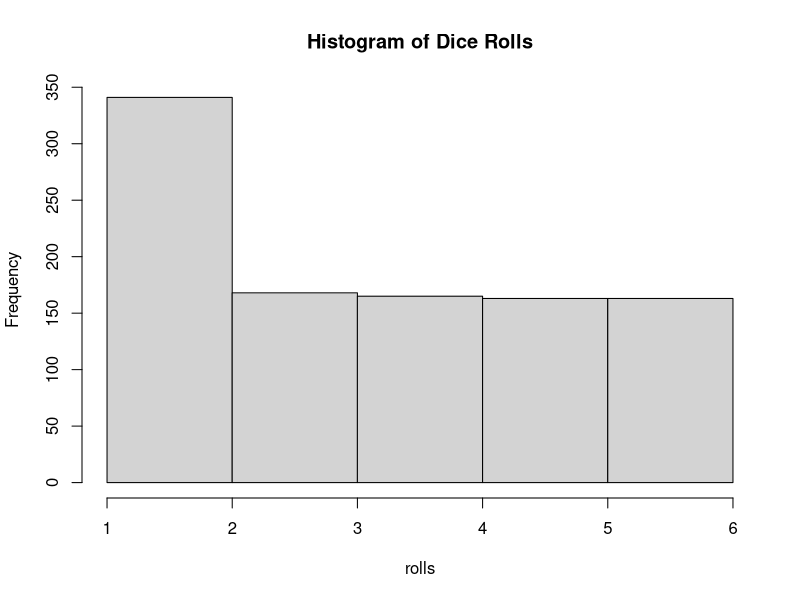
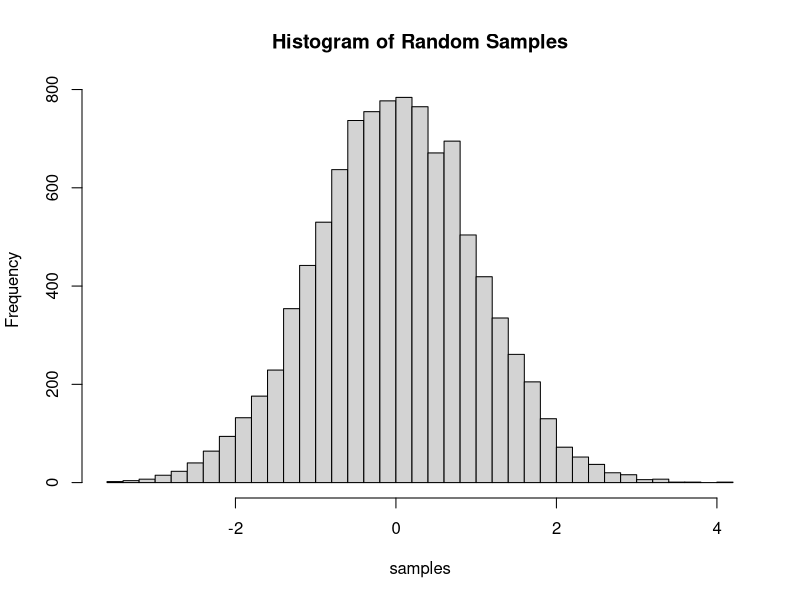
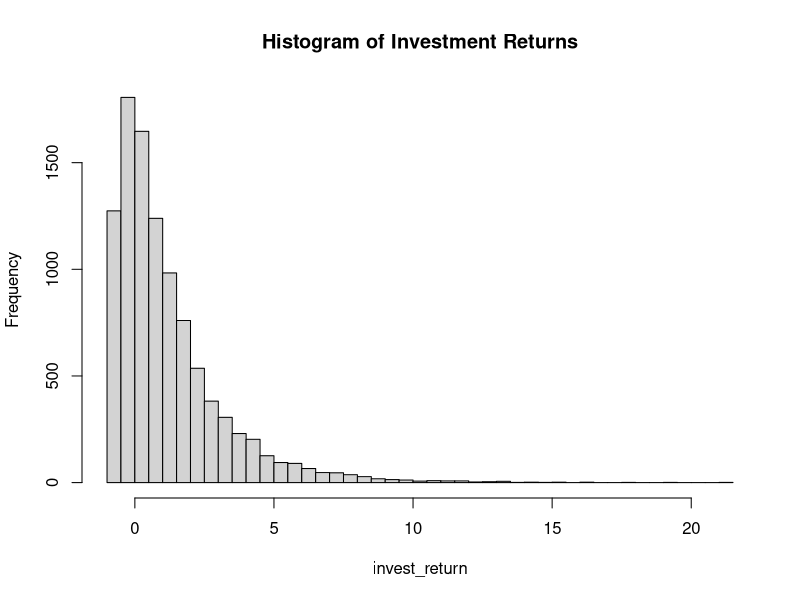

Recreate these plots in R, in order.
## ---- chunk 1
# 模拟投掷一个骰子1000次
n <- 1000
rolls <- sample(1:6, n, replace = TRUE)

# 计算骰子每个面出现的频率
freq <- table(rolls) / n
freq

# 画出频率的直方图
hist(rolls, breaks = 6, main = "Histogram of Dice Rolls")

# 生成10000个符合正态分布的随机数
n <- 10000
mu <- 0
sigma <- 1
samples <- rnorm(n, mean = mu, sd = sigma)

# 计算随机样本的均值和标准差
sample_mean <- mean(samples)
sample_sd <- sd(samples)

# 打印均值和标准差
cat("Sample Mean:", sample_mean, "\n")
cat("Sample Standard Deviation:", sample_sd, "\n")

# 画出随机样本的直方图
hist(samples, breaks = 30, main = "Histogram of Random Samples")

## ---- chunk 2
# 模拟股票投资回报率
n <- 10000  # 模拟次数
principal <- 10000  # 投资本金
rate <- 0.1  # 年化收益率
years <- 5  # 投资年限

# 生成随机收益率样本
annual_returns <- rnorm(n, mean = rate, sd = 0.2)
total_returns <- numeric(n)
for (i in 1:n) {
  total_returns[i] <- principal * (1 + annual_returns[i])^years
}

# 计算投资收益率分布
invest_return <- total_returns / principal - 1
mean_return <- mean(invest_return)
sd_return <- sd(invest_return)

# 画出投资回报率分布的直方图
hist(invest_return, breaks = 50, main = "Histogram of Investment Returns")

# 计算风险价值VaR和CVaR
alpha <- 0.05  # 置信水平
VaR <- quantile(invest_return, alpha)
CVaR <- mean(invest_return[invest_return < VaR])

# 打印VaR和CVaR
cat("Value at Risk (VaR):", VaR, "\n")
cat("Conditional Value at Risk (CVaR):", CVaR, "\n")

